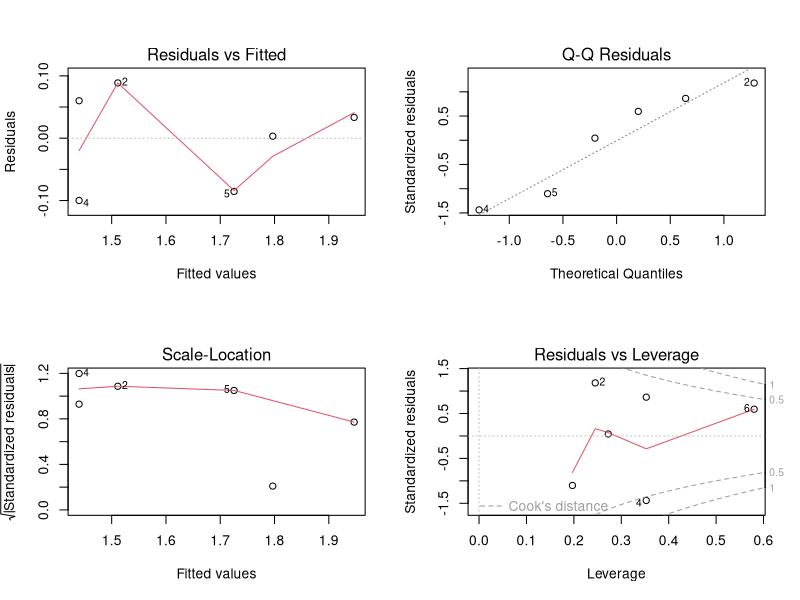
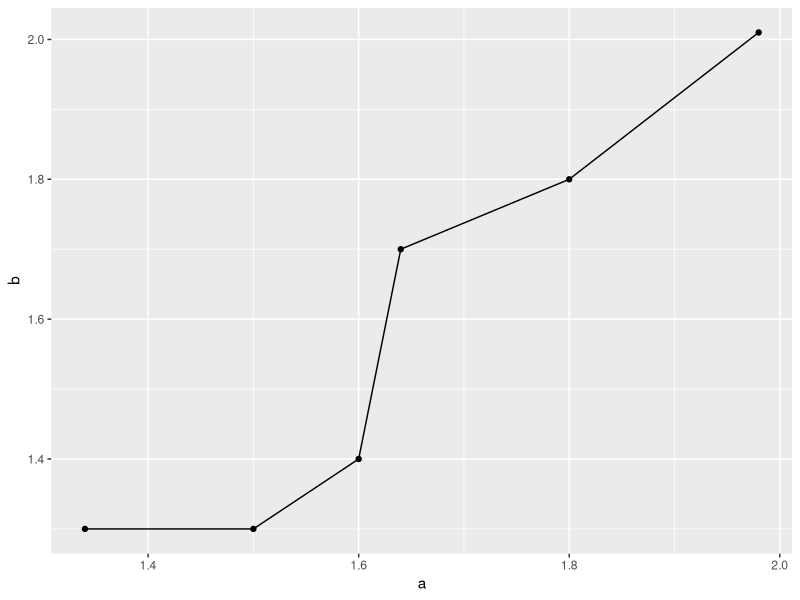

These charts were generated, in order, by the following R code:
# Testando o Visual Studio XD
rm(list = ls())
library(tidyverse)


df <- data.frame("a" = c(1.5,1.6,1.8,1.34,1.64,1.98),
                 "b" = c(1.3,1.4,1.8,1.3,1.7,2.01)) ; df

lmObj <- lm(a ~ b, data = df)
summary(lmObj)

par(mfrow = c(2,2))
plot(lmObj)

ggplot(df, aes(a, b)) + 
  geom_point() + 
  geom_line(position = "identity")

## Funciona!
